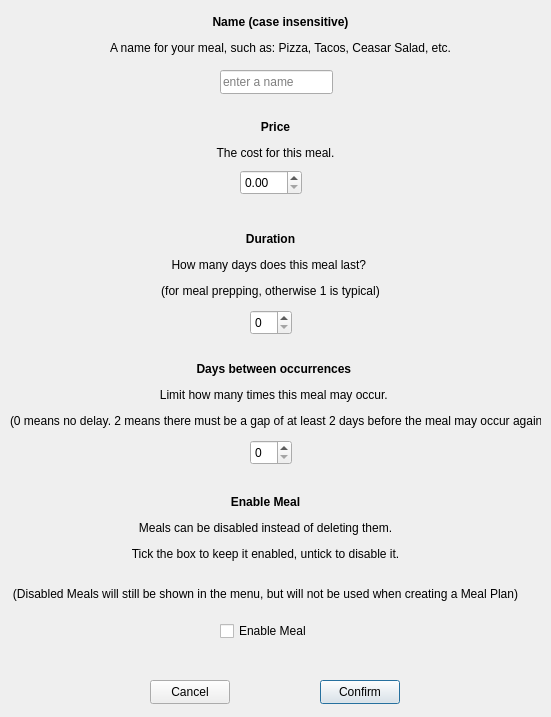
<?xml version="1.0" encoding="UTF-8"?>
<ui version="4.0">
 <class>createmeal_basicparams</class>
 <widget class="QDialog" name="createmeal_basicparams">
  <property name="geometry">
   <rect>
    <x>0</x>
    <y>0</y>
    <width>551</width>
    <height>717</height>
   </rect>
  </property>
  <property name="windowTitle">
   <string>New Meal</string>
  </property>
  <widget class="QLineEdit" name="lineEdit_name">
   <property name="geometry">
    <rect>
     <x>220</x>
     <y>70</y>
     <width>113</width>
     <height>24</height>
    </rect>
   </property>
   <property name="maxLength">
    <number>50</number>
   </property>
   <property name="placeholderText">
    <string>enter a name</string>
   </property>
  </widget>
  <widget class="QDoubleSpinBox" name="doubleSpinBox_price">
   <property name="geometry">
    <rect>
     <x>240</x>
     <y>170</y>
     <width>62</width>
     <height>25</height>
    </rect>
   </property>
  </widget>
  <widget class="QSpinBox" name="spinBox_duration">
   <property name="geometry">
    <rect>
     <x>250</x>
     <y>310</y>
     <width>42</width>
     <height>25</height>
    </rect>
   </property>
  </widget>
  <widget class="QSpinBox" name="spinBox_daysbetweenoccurrences">
   <property name="geometry">
    <rect>
     <x>250</x>
     <y>440</y>
     <width>42</width>
     <height>25</height>
    </rect>
   </property>
  </widget>
  <widget class="QLabel" name="label_5">
   <property name="geometry">
    <rect>
     <x>10</x>
     <y>360</y>
     <width>531</width>
     <height>71</height>
    </rect>
   </property>
   <property name="text">
    <string>&lt;html&gt;&lt;head/&gt;&lt;body&gt;&lt;p align=&quot;center&quot;&gt;&lt;span style=&quot; font-weight:700;&quot;&gt;Days between occurrences &lt;/span&gt;&lt;/p&gt;&lt;p align=&quot;center&quot;&gt;Limit how many times this meal may occur. &lt;/p&gt;&lt;p align=&quot;center&quot;&gt;(0 means no delay. 2 means there must be a gap of at least 2 days before the meal may occur again)&lt;/p&gt;&lt;/body&gt;&lt;/html&gt;</string>
   </property>
  </widget>
  <widget class="QPushButton" name="pushButton_confirm">
   <property name="geometry">
    <rect>
     <x>320</x>
     <y>680</y>
     <width>80</width>
     <height>24</height>
    </rect>
   </property>
   <property name="text">
    <string>Confirm</string>
   </property>
  </widget>
  <widget class="QPushButton" name="pushButton_cancel">
   <property name="geometry">
    <rect>
     <x>150</x>
     <y>680</y>
     <width>80</width>
     <height>24</height>
    </rect>
   </property>
   <property name="text">
    <string>Cancel</string>
   </property>
  </widget>
  <widget class="QLabel" name="label">
   <property name="geometry">
    <rect>
     <x>110</x>
     <y>10</y>
     <width>341</width>
     <height>51</height>
    </rect>
   </property>
   <property name="text">
    <string>&lt;html&gt;&lt;head/&gt;&lt;body&gt;&lt;p align=&quot;center&quot;&gt;&lt;span style=&quot; font-weight:700;&quot;&gt;Name (case insensitive)&lt;/span&gt;&lt;/p&gt;&lt;p align=&quot;center&quot;&gt;A name for your meal, such as: Pizza, Tacos, Ceasar Salad, etc.&lt;/p&gt;&lt;/body&gt;&lt;/html&gt;</string>
   </property>
  </widget>
  <widget class="QLabel" name="label_2">
   <property name="geometry">
    <rect>
     <x>170</x>
     <y>120</y>
     <width>211</width>
     <height>41</height>
    </rect>
   </property>
   <property name="text">
    <string>&lt;html&gt;&lt;head/&gt;&lt;body&gt;&lt;p align=&quot;center&quot;&gt;&lt;span style=&quot; font-weight:700;&quot;&gt;Price&lt;/span&gt;&lt;/p&gt;&lt;p align=&quot;center&quot;&gt;The cost for this meal.&lt;/p&gt;&lt;/body&gt;&lt;/html&gt;</string>
   </property>
  </widget>
  <widget class="QLabel" name="label_3">
   <property name="geometry">
    <rect>
     <x>150</x>
     <y>230</y>
     <width>241</width>
     <height>71</height>
    </rect>
   </property>
   <property name="text">
    <string>&lt;html&gt;&lt;head/&gt;&lt;body&gt;&lt;p align=&quot;center&quot;&gt;&lt;span style=&quot; font-weight:700;&quot;&gt;Duration&lt;/span&gt;&lt;/p&gt;&lt;p align=&quot;center&quot;&gt;How many days does this meal last? &lt;/p&gt;&lt;p align=&quot;center&quot;&gt;(for meal prepping, otherwise 1 is typical)&lt;/p&gt;&lt;/body&gt;&lt;/html&gt;</string>
   </property>
  </widget>
  <widget class="QLabel" name="label_4">
   <property name="geometry">
    <rect>
     <x>10</x>
     <y>490</y>
     <width>511</width>
     <height>131</height>
    </rect>
   </property>
   <property name="text">
    <string>&lt;html&gt;&lt;head/&gt;&lt;body&gt;&lt;p align=&quot;center&quot;&gt;&lt;span style=&quot; font-weight:700;&quot;&gt;Enable Meal&lt;/span&gt;&lt;/p&gt;&lt;p align=&quot;center&quot;&gt;Meals can be disabled instead of deleting them.&lt;/p&gt;&lt;p align=&quot;center&quot;&gt;Tick the box to keep it enabled, untick to disable it.&lt;br/&gt;&lt;/p&gt;&lt;p align=&quot;center&quot;&gt;(Disabled Meals will still be shown in the menu, but will not be used when creating a Meal Plan)&lt;br/&gt;&lt;/p&gt;&lt;/body&gt;&lt;/html&gt;</string>
   </property>
  </widget>
  <widget class="QCheckBox" name="checkBox_isEnabled">
   <property name="geometry">
    <rect>
     <x>220</x>
     <y>620</y>
     <width>91</width>
     <height>22</height>
    </rect>
   </property>
   <property name="text">
    <string>Enable Meal</string>
   </property>
  </widget>
 </widget>
 <resources/>
 <connections/>
</ui>
